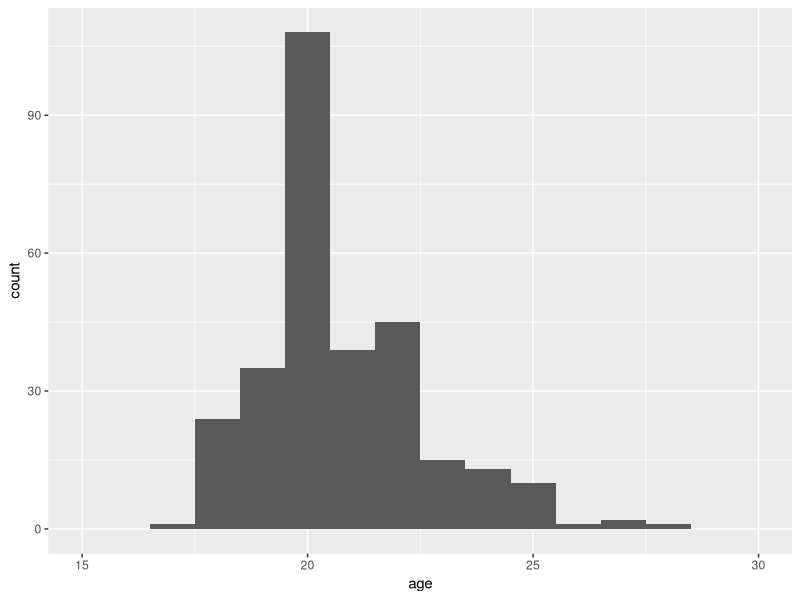

Generate this figure with R: (Note: this script raises an error after producing the figure.)
library(tidyverse)
library(readxl)
library(ggplot2)
setwd("~/HIP")


data = read_excel('weekdayend_all.xlsx') 

#### DM_m (Morning) ####
## Description, keep age and school fee as.numeric,  make married, educ, school_yesno, and school_diploma as factor,
## and school_name & school_diploma_other as character. In addition, change the values (recode) for those that are factors.  
data$new_age = 2013 - data$year_birth
DM_m = c('age',
         'year_birth',
         'new_age',
        'month_birth',
        'married',
        'educ',
        'school_yesno',
        'school_name',
        'school_diploma',
        'school_diploma_other',
        'school_fee')

data_DM = data %>%
  select(all_of(DM_m)) %>%
  mutate(age = replace(age, age == 1991, 22)) %>%
  mutate(across(DM_m[c(1, 2, 3)], as.integer)) %>%
  mutate(across(DM_m[c(4, 5, 6, 8)], as.factor)) %>%
  mutate(married = recode(married,
                          `0` = 'Single',
                          `1` = 'Married',
                          `100` = 'Others'
                          )) %>%
  mutate(educ = recode(educ,
                      `0` = 'Did not finish elementary school(below 8th grade)',
                      `1` = 'Graduated from elementary school (8th grade)',
                      `2` = 'graduated from junior secondary school (10th grade)',
                      `3` = 'Graduated from vocational education (TVET)',
                      `4` = 'Graduated from senior secondary school (12th grade)',
                      `5` = 'Attended or completed college'
                      )) %>%
  mutate(school_yesno = recode(school_yesno,
                              `0` = 'No',
                              `1` = 'Yes'
                              )) %>%
  mutate(school_name = as.character(school_name)) %>%
  mutate(school_diploma = recode(school_diploma,
                          `0` = 'TVET diploma',
                          `1` = 'Diploma from a college or university',
                          `2` = 'Degree from a college or university',
                          `3` = 'Others'
  )) %>%
  mutate(school_diploma_other = as.character(school_diploma_other))
  
str(DM_m)

ggplot(data = data_DM) +
  geom_histogram(aes(x = age), binwidth=1) +
  xlim(15,30) + 
  ggsave('DM1.png')

ggplot(data = data_DM) +
  geom_histogram(aes(x = new_age), binwidth=1) +
  xlim(15,30) + 
  ggsave('DM1newage.png')

ggplot(data = data_DM) +
  geom_histogram(aes(x = year_birth), binwidth=1) +
  ggsave('DM1a.png')

ggplot(data = data_DM) +
  geom_histogram(aes(x = month_birth), binwidth=1) + 
  ggsave('DM1b.png')

ggplot(data = data_DM) +
  geom_bar(aes(x = married), binwidth=1) +
  ggsave('DM2.png')

ggplot(data = data_DM) +
  geom_bar(aes(x = educ)) +
  ggsave('DM3.png')

ggplot(data = data_DM) +
  geom_bar(aes(x = school_yesno)) +
  ggsave('DM3a.png')

ggplot(data = data_DM) +
  geom_bar(aes(x = school_diploma)) +
  ggsave('DM3c.png')

ggplot(data = data_DM) +
  geom_histogram(aes(x = school_fee), binwidth=1000) +
  ggsave('DM3d.png')

#### JA_m (morning) ####

JA_m = c('reason_salary',
        'reason_interest',
        'reason_tiring',
        'reason_learn',
        'reason_style',
        'reason_quickjob',
        'reason_family',
        'reason_school',
        'plan_year',
        'plan_month',
        'plan_school_year',
        'plan_school_month',
        'plan_marry',
        'plan_startown',
        'plan_migrate',
        'plan_migrate_des',
        'plan_migrate_home',
        'plan_open',
        'income_target',
        'expend_target')

#Questions regarding integer for months 

data_JA = data %>%
  select(all_of(JA_m)) %>%
  mutate(across(JA_m[c(1:8, 13, 14, 15, 17)], as.factor)) %>%
  mutate(across(JA_m[c(9:12)], as.integer)) %>%
  mutate(across(JA_m[c(16, 18)], as.character)) %>%
  mutate(across(JA_m[c(1:8, 14, 15)], ~recode(.,
                                           `0` = 'No',
                                           `1` = 'Yes',
                                           `100` = 'Not Sure'))) %>%
  mutate(plan_marry = recode(plan_marry,
                               `0` = 'No',
                               `1` = 'Yes',
                               `-7` = 'I do not know',
                               `-8` = 'Not sure',
                              `-9` = 'Not applicable')) %>%
  mutate(plan_migrate_home = recode(plan_migrate_home,
                             `0` = 'No',
                             `1` = 'Yes',
                             `7` = 'I do not know',
                             `-8` = 'Not Sure',
                             `-9` = 'Not applicable')) %>%
  mutate(plan_migrate_des = replace(plan_migrate_des, plan_migrate_des == 'Addis Abeba', 'Addis Ababa')) %>%
  mutate(plan_migrate_des = replace(plan_migrate_des, plan_migrate_des == 'Adis abeba', 'Addis Ababa')) %>%
  mutate(plan_migrate_des = replace(plan_migrate_des, plan_migrate_des == 'A.A', 'Addis Ababa')) %>%
  mutate(plan_migrate_des = replace(plan_migrate_des, plan_migrate_des == 'Adisabeba', 'Addis Ababa')) %>%  
  mutate(plan_migrate_des = replace(plan_migrate_des, plan_migrate_des == 'Adiss Ababa', 'Addis Ababa')) %>% 
  mutate(plan_migrate_des = replace(plan_migrate_des, plan_migrate_des == 'Addis  abeba', 'Addis Ababa')) %>%
  mutate(plan_migrate_des = replace(plan_migrate_des, plan_migrate_des == 'Addis abeba', 'Addis Ababa')) %>%
  mutate(plan_migrate_des = replace(plan_migrate_des, plan_migrate_des == 'Adis Abebe', 'Addis Ababa')) %>%
  mutate(plan_migrate_des = replace(plan_migrate_des, plan_migrate_des == 'A.a', 'Addis Ababa')) %>%  
  mutate(plan_migrate_des = replace(plan_migrate_des, plan_migrate_des == 'Adis  Ababa', 'Addis Ababa')) %>%  
  mutate(plan_migrate_des = replace(plan_migrate_des, plan_migrate_des == 'Adiss Ababa', 'Addis Ababa')) %>% 
  mutate(plan_migrate_des = replace(plan_migrate_des, plan_migrate_des == 'Adis Ababa', 'Addis Ababa'))  


str(data_JA)

ggplot(data = data_JA) +
  geom_bar(aes(x = reason_salary)) +
  ggsave('JA1a.png')

ggplot(data = data_JA) +
  geom_bar(aes(x = reason_interest)) +
  ggsave('JA1b.png')

ggplot(data = data_JA) +
  geom_bar(aes(x = reason_tiring)) +
  ggsave('JA1c.png')

ggplot(data = data_JA) +
  geom_bar(aes(x = reason_learn)) +
  ggsave('JA1d.png')

ggplot(data = data_JA) +
  geom_bar(aes(x = reason_style)) +
  ggsave('JA1e.png')

ggplot(data = data_JA) +
  geom_bar(aes(x = reason_quickjob)) +
  ggsave('JA1f.png')

ggplot(data = data_JA) +
  geom_bar(aes(x = reason_family)) +
  ggsave('JA1g.png')

ggplot(data = data_JA) +
  geom_bar(aes(x = reason_school)) +
  ggsave('JA1h.png')

ggplot(data = data_JA) +
  geom_histogram(aes(x = plan_year), binwidth = 1) +
  ggsave('JA2a.png')

ggplot(data = data_JA) +
  geom_histogram(aes(x = plan_month), binwidth = 5) +
  ggsave('JA2b.png')

ggplot(data = data_JA) +
  geom_histogram(aes(x = plan_school_year), binwidth = 1) +
  ggsave('JA3a.png')

ggplot(data = data_JA) +
  geom_histogram(aes(x = plan_school_month), binwidth = 2) +
  ggsave('JA3b.png')

ggplot(data = data_JA) +
  geom_bar(aes(x = plan_marry)) +
  ggsave('JA4.png')

ggplot(data = data_JA) +
  geom_bar(aes(x = plan_startown)) +
  ggsave('JA6.png')

ggplot(data = data_JA) +
  geom_bar(aes(x = plan_migrate)) +
  ggsave('JA7.png')

ggplot(data = data_JA) +
  geom_bar(aes(x = plan_migrate_home)) +
  ggsave('JA8.png')

ggplot(data = data_JA) +
  geom_histogram(aes(x = income_target), binwidth = 100) +
  ggsave('WF12.png')

ggplot(data = data_JA) +
  geom_histogram(aes(x = expend_target), binwidth = 100) +
  ggsave('WF13.png')

#### TR_m (morning) ####

TR_m = c('trust_anoctr',
        'trust_samelang',
        'trust_difflang',
        'trust_govt',
        'trust_ethres',
        'trust_ancres')

data_TR = data %>%
  select(all_of(TR_m)) %>%
  mutate(across(TR_m[c(1, 2, 3, 4, 5, 6)], as.factor)) %>%
  mutate(across(TR_m[c(1, 2, 3, 4, 5, 6)], ~recode(.,
                                        `0` = 'Strongly agree',
                                        `1` = 'Somewhat agree',
                                        `2` = 'Neither agree nor disagree',
                                        `3` = 'Somewhat disagre',
                                        `4` = 'Strongly Disagree'))) 
str(data_TR)

ggplot(data = data_TR) +
  geom_bar(aes(x = trust_anoctr)) +
  ggsave('TR1.png')

ggplot(data = data_TR) +
  geom_bar(aes(x = trust_samelang)) +
  ggsave('TR2.png')

ggplot(data = data_TR) +
  geom_bar(aes(x = trust_difflang)) +
  ggsave('TR3.png')

ggplot(data = data_TR) +
  geom_bar(aes(x = trust_govt)) +
  ggsave('TR4.png')

ggplot(data = data_TR) +
  geom_bar(aes(x = trust_ethres)) +
  ggsave('TR5.png')

ggplot(data = data_TR) +
  geom_bar(aes(x = trust_ancres)) +
  ggsave('TR6.png')
